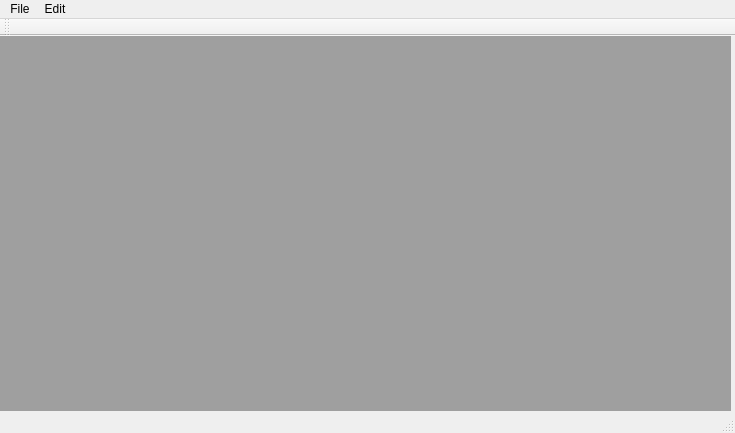
<?xml version="1.0" encoding="UTF-8"?>
<ui version="4.0">
 <class>MainWindow</class>
 <widget class="QMainWindow" name="MainWindow">
  <property name="geometry">
   <rect>
    <x>0</x>
    <y>0</y>
    <width>735</width>
    <height>433</height>
   </rect>
  </property>
  <property name="windowTitle">
   <string>MainWindow</string>
  </property>
  <widget class="QWidget" name="centralWidget">
   <widget class="QMdiArea" name="mdiArea">
    <property name="geometry">
     <rect>
      <x>0</x>
      <y>0</y>
      <width>731</width>
      <height>431</height>
     </rect>
    </property>
    <property name="verticalScrollBarPolicy">
     <enum>Qt::ScrollBarAsNeeded</enum>
    </property>
    <property name="horizontalScrollBarPolicy">
     <enum>Qt::ScrollBarAsNeeded</enum>
    </property>
    <property name="viewMode">
     <enum>QMdiArea::SubWindowView</enum>
    </property>
   </widget>
  </widget>
  <widget class="QMenuBar" name="menuBar">
   <property name="geometry">
    <rect>
     <x>0</x>
     <y>0</y>
     <width>735</width>
     <height>21</height>
    </rect>
   </property>
   <widget class="QMenu" name="menuFile">
    <property name="title">
     <string>File</string>
    </property>
    <addaction name="actionNew"/>
    <addaction name="actionOpen"/>
    <addaction name="separator"/>
    <addaction name="actionClose"/>
    <addaction name="actionClose_All"/>
    <addaction name="separator"/>
    <addaction name="actionSave"/>
    <addaction name="actionSave_as"/>
    <addaction name="separator"/>
    <addaction name="actionExit"/>
   </widget>
   <widget class="QMenu" name="menuEdit">
    <property name="title">
     <string>Edit</string>
    </property>
    <addaction name="actionUndo"/>
    <addaction name="actionRedo"/>
    <addaction name="separator"/>
    <addaction name="actionCopy"/>
    <addaction name="actionPaste"/>
    <addaction name="actionCut"/>
   </widget>
   <addaction name="menuFile"/>
   <addaction name="menuEdit"/>
  </widget>
  <widget class="QToolBar" name="mainToolBar">
   <attribute name="toolBarArea">
    <enum>TopToolBarArea</enum>
   </attribute>
   <attribute name="toolBarBreak">
    <bool>false</bool>
   </attribute>
  </widget>
  <widget class="QStatusBar" name="statusBar"/>
  <action name="actionOpen">
   <property name="text">
    <string>Open</string>
   </property>
   <property name="shortcut">
    <string>Ctrl+O</string>
   </property>
  </action>
  <action name="actionSave">
   <property name="text">
    <string>Save</string>
   </property>
   <property name="shortcut">
    <string>Ctrl+S</string>
   </property>
  </action>
  <action name="actionSave_as">
   <property name="text">
    <string>Save as...</string>
   </property>
   <property name="shortcut">
    <string>Ctrl+Shift+S</string>
   </property>
  </action>
  <action name="actionExit">
   <property name="text">
    <string>Exit</string>
   </property>
   <property name="shortcut">
    <string>Ctrl+Q</string>
   </property>
  </action>
  <action name="actionClose">
   <property name="text">
    <string>Close</string>
   </property>
   <property name="shortcut">
    <string>Ctrl+W</string>
   </property>
  </action>
  <action name="actionClose_All">
   <property name="text">
    <string>Close All</string>
   </property>
   <property name="shortcut">
    <string>Ctrl+Shift+W</string>
   </property>
  </action>
  <action name="actionNew">
   <property name="text">
    <string>New</string>
   </property>
   <property name="shortcut">
    <string>Ctrl+N</string>
   </property>
  </action>
  <action name="actionUndo">
   <property name="text">
    <string>Undo</string>
   </property>
  </action>
  <action name="actionRedo">
   <property name="text">
    <string>Redo</string>
   </property>
  </action>
  <action name="actionCopy">
   <property name="text">
    <string>Copy</string>
   </property>
  </action>
  <action name="actionPaste">
   <property name="text">
    <string>Paste</string>
   </property>
  </action>
  <action name="actionCut">
   <property name="text">
    <string>Cut</string>
   </property>
  </action>
 </widget>
 <layoutdefault spacing="6" margin="11"/>
 <resources/>
 <connections/>
</ui>
